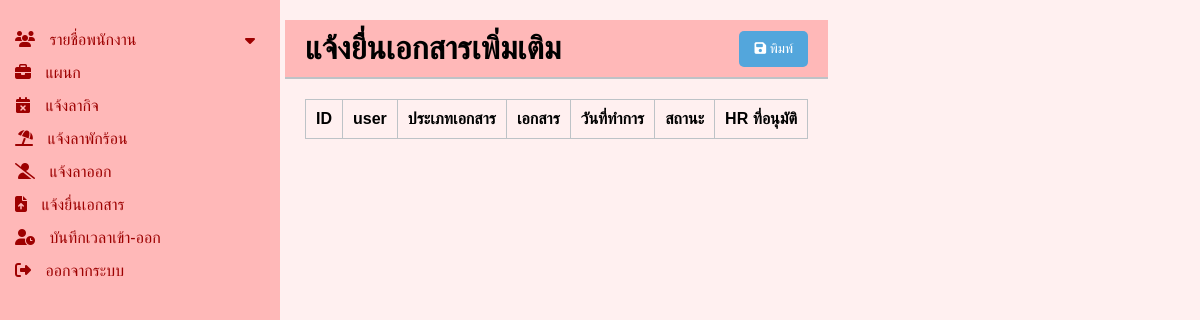
The app's page /backend/show_documents.php, older data.
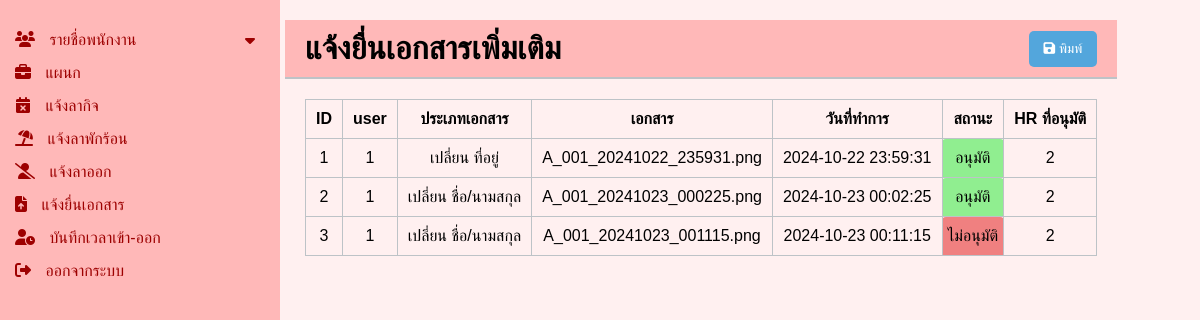
The same page, newer data.
### tables this page shows
CREATE TABLE `tb_documents` (
  `docs_id` int(11) NOT NULL,
  `user_id` int(11) NOT NULL,
  `docs_type` varchar(45) DEFAULT NULL,
  `docs_files` text,
  `docs_date` datetime DEFAULT NULL,
  `hr_id` int(11) DEFAULT NULL,
  `docs_status` varchar(45) DEFAULT NULL
);

### backend/show_documents.php (the view, shortened to what this page needs)
<?php
include 'sidebar.php';
?>
<!DOCTYPE html>
<html lang="en">
<head>
    <link rel="stylesheet" href="https://cdnjs.cloudflare.com/ajax/libs/font-awesome/6.1.1/css/all.min.css">
    <link rel="stylesheet" href="css/position_1.css">
</head>
<body>
    <div class="container">
        <div class="main-content">
            <header>
                <h1>แจ้งยื่นเอกสารเพิ่มเติม</h1>
                <div class="actions">
                    <button class="btn btn-save" onclick="printPage()"><i class="fa fa-save"></i> พิมพ์</button>
                </div>
            </header>
            <div class="content">
                <table class="table">
                    <thead>
                        <tr>
                            <th scope="col">ID</th>
                            <th scope="col">user</th>
                            <th scope="col">ประเภทเอกสาร</th>
                            <th scope="col">เอกสาร</th>
                            <th scope="col">วันที่ทำการ</th>
                            <th scope="col">สถานะ</th>
                            <th scope="col">HR ที่อนุมัติ</th>
                        </tr>
                    </thead>
                    <tbody>
                        <?php
                        $db = new class_conn();
                        $conn = $db->connect();
                        $sql = "SELECT * FROM tb_documents";
                        $result = $conn->query($sql);
                        if ($result->num_rows > 0) {
                            while ($row = $result->fetch_assoc()) {
                                $statusClass = '';
                                if ($row['docs_status'] == 'อนุมัติ') {
                                    $statusClass = 'status-green';
                                } elseif ($row['docs_status'] == 'ไม่อนุมัติ') {
                                    $statusClass = 'status-red';
                                }
                                echo "<tr>
                                <td>{$row['docs_id']}</td>
                                <td>{$row['user_id']}</td>
                                <td>{$row['docs_type']}</td>
                                <td>{$row['docs_files']}</td>
                                <td>{$row['docs_date']}</td>
                                <td class='{$statusClass}'>{$row['docs_status']}</td>";
                                if ($row['docs_status'] == 'อนุมัติ' || $row['docs_status'] == 'ไม่อนุมัติ') {
                                    echo "<td>{$row['hr_id']}</td>";
                                }
                                echo "</tr>";
                            }
                        }
                        ?>
                    </tbody>
                </table>
            </div>
        </div>
    </div>
</body>
</html>

### backend/sidebar.php (shortened to what this page needs)
<!DOCTYPE html>
<html lang="en">
<head>
    <link rel="stylesheet" href="https://cdnjs.cloudflare.com/ajax/libs/font-awesome/6.1.1/css/all.min.css">
    <link rel="stylesheet" href="css/sidebar.css">
</head>
<body>
    <div class="container">
        <nav class="sidebar">
            <ul>
                <li>
                    <a href="#" class="dropdown-toggle">
                        <span><i class="fa fa-users"></i> รายชื่อพนักงาน</span>
                        <i class="fa fa-caret-down arrow"></i>
                    </a>
                </li>
                <li>
                    <a href="show_position.php" class="dropdown-toggle">
                        <span><i class="fa fa-briefcase"></i> แผนก</span>
                    </a>
                </li>
                <li>
                    <a href="show_personalleave.php" class="dropdown-toggle">
                        <span><i class="fa fa-calendar-times"></i> แจ้งลากิจ</span>
                    </a>
                </li>
                <li>
                    <a href="show_vacationleave.php" class="dropdown-toggle">
                        <span><i class="fa fa-umbrella-beach"></i> แจ้งลาพักร้อน</span>
                    </a>
                </li>
                <li>
                    <a href="show_resign.php" class="dropdown-toggle">
                        <span><i class="fa fa-user-slash"></i> แจ้งลาออก</span>
                    </a>
                </li>
                <li>
                    <a href="show_documents.php" class="dropdown-toggle">
                        <span><i class="fa fa-file-upload"></i> แจ้งยื่นเอกสาร</span>
                    </a>
                </li>
                <li>
                    <a href="show_position.php" class="dropdown-toggle">
                        <span><i class="fa fa-user-clock"></i> บันทึกเวลาเข้า-ออก</span>
                    </a>
                </li>
                <li>
                    <a href="../login.php" class="dropdown-toggle">
                        <span><i class="fa fa-sign-out-alt"></i> ออกจากระบบ</span>
                    </a>
                </li>
            </ul>
        </nav>
    </div>
</body>
</html>

### backend/css/sidebar.css (style rules this page uses)
body { font-family: Arial, sans-serif; margin: 0; padding: 0; background-color: #FFDEDE; }
.container { display: flex; height: 100vh; }
.sidebar { width: 250px; background-color: #FFB8B8; color: white; padding: 15px; overflow-y: auto; }
.sidebar ul { list-style: none; padding: 0; }
.sidebar ul li { margin: 15px 0; }
.sidebar ul li a { color: rgb(157, 0, 0); text-decoration: none; display: flex; align-items: center; }
.sidebar ul li a i { margin-right: 10px; }
.main-content { flex: 1; padding: 20px; }
header { display: flex; justify-content: space-between; align-items: center; background-color: #ecf0f1; padding: 10px 20px; border-bottom: 2px solid #bdc3c7; }
header h1 { margin: 0; }
.actions { display: flex; }
.actions .btn { background-color: #3498db; color: white; border: none; padding: 10px 15px; margin-left: 10px; cursor: pointer; border-radius: 5px; }
.content { padding: 20px; }
.arrow { margin-left: auto; }

### backend/css/position_1.css (style rules this page uses)
body { font-family: Arial, sans-serif; background-color: #FFF0F0; display: flex; height: 100vh; margin: 0; }
.main-content { padding-left: 5px; flex-direction: column; }
header { display: flex; justify-content: space-between; align-items: center; background-color: #FFB8B8; padding: 10px 20px; border-bottom: 2px solid #bdc3c7; }
header h1 { margin: 0; }
.actions { display: flex; }
.actions .btn { background-color: #53a6dc; color: white; border: none; padding: 10px 15px; margin-left: 10px; cursor: pointer; border-radius: 5px; }
.content { padding: 20px; flex: 1; display: flex; flex-direction: column; overflow: auto; }
.table { width: 100%; border-collapse: collapse; }
table, th, td { border: 1px solid #bdc3c7; }
th, td { padding: 10px; text-align: center; overflow: hidden; text-overflow: ellipsis; white-space: nowrap; }

### backend/show_documents.php (style rules this page uses)
.status-green { background-color: lightgreen; padding: 5px; border-radius: 4px; }
.status-red { background-color: lightcoral; padding: 5px; border-radius: 4px; }

Row changes from the older to the newer data that the page shows:
added tb_documents: docs_id "1", user "1", docs_type "เปลี่ยน ที่อยู่", docs_files "A_001_20241022_235931.png", docs_date "2024-10-22 23:59:31", docs_status "อนุมัติ", hr "2"
added tb_documents: docs_id "2", user "1", docs_type "เปลี่ยน ชื่อ/นามสกุล", docs_files "A_001_20241023_000225.png", docs_date "2024-10-23 00:02:25", docs_status "อนุมัติ", hr "2"
added tb_documents: docs_id "3", user "1", docs_type "เปลี่ยน ชื่อ/นามสกุล", docs_files "A_001_20241023_001115.png", docs_date "2024-10-23 00:11:15", docs_status "ไม่อนุมัติ", hr "2"
